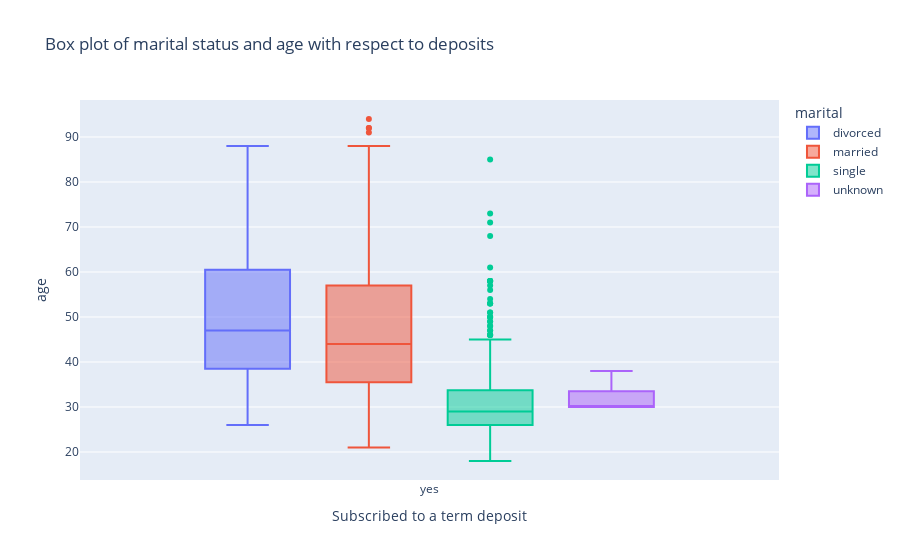

Here is the notebook cell this chart was saved with:
### Markdown cell above
###### Married individuals had the highest subscription the terms deposits (~50%) subscribing followed by single individuals(~40%).

### Code cell
fig = px.box(Final_DF_sub, x="Subscribed to a term deposit", y="age", color = 'marital',title = 'Box plot of marital status and age with respect to deposits')
fig.show()

### Figure 1 — Plotly figure (JSON) as saved in the notebook; plotly's stock layout.template omitted (floating-point values rounded to 4 significant figures; data arrays with more than 128 entries replaced by an {"elided": "..."} marker saying what was removed)
{"data": [{"alignmentgroup": "True", "hovertemplate": "marital=divorced<br>Subscribed to a term deposit=%{x}<br>age=%{y}<extra></extra>", "legendgroup": "divorced", "marker": {"color": "#636efa"}, "name": "divorced", "notched": false, "offsetgroup": "divorced", "orientation": "v", "showlegend": true, "type": "box", "x": {"elided": "156 str values"}, "x0": " ", "xaxis": "x", "y": {"elided": "156 int values"}, "y0": " ", "yaxis": "y"}, {"alignmentgroup": "True", "hovertemplate": "marital=married<br>Subscribed to a term deposit=%{x}<br>age=%{y}<extra></extra>", "legendgroup": "married", "marker": {"color": "#EF553B"}, "name": "married", "notched": false, "offsetgroup": "married", "orientation": "v", "showlegend": true, "type": "box", "x": {"elided": "840 str values"}, "x0": " ", "xaxis": "x", "y": {"elided": "840 int values"}, "y0": " ", "yaxis": "y"}, {"alignmentgroup": "True", "hovertemplate": "marital=single<br>Subscribed to a term deposit=%{x}<br>age=%{y}<extra></extra>", "legendgroup": "single", "marker": {"color": "#00cc96"}, "name": "single", "notched": false, "offsetgroup": "single", "orientation": "v", "showlegend": true, "type": "box", "x": {"elided": "571 str values"}, "x0": " ", "xaxis": "x", "y": {"elided": "571 int values"}, "y0": " ", "yaxis": "y"}, {"alignmentgroup": "True", "hovertemplate": "marital=unknown<br>Subscribed to a term deposit=%{x}<br>age=%{y}<extra></extra>", "legendgroup": "unknown", "marker": {"color": "#ab63fa"}, "name": "unknown", "notched": false, "offsetgroup": "unknown", "orientation": "v", "showlegend": true, "type": "box", "x": ["yes", "yes", "yes", "yes", "yes"], "x0": " ", "xaxis": "x", "y": [30, 32, 38, 30, 30], "y0": " ", "yaxis": "y"}], "layout": {"boxmode": "group", "legend": {"title": {"text": "marital"}, "tracegroupgap": 0}, "title": {"text": "Box plot of marital status and age with respect to deposits"}, "xaxis": {"anchor": "y", "domain": [0, 1], "title": {"text": "Subscribed to a term deposit"}}, "yaxis": {"anchor": "x", "domain": [0, 1], "title": {"text": "age"}}}}
